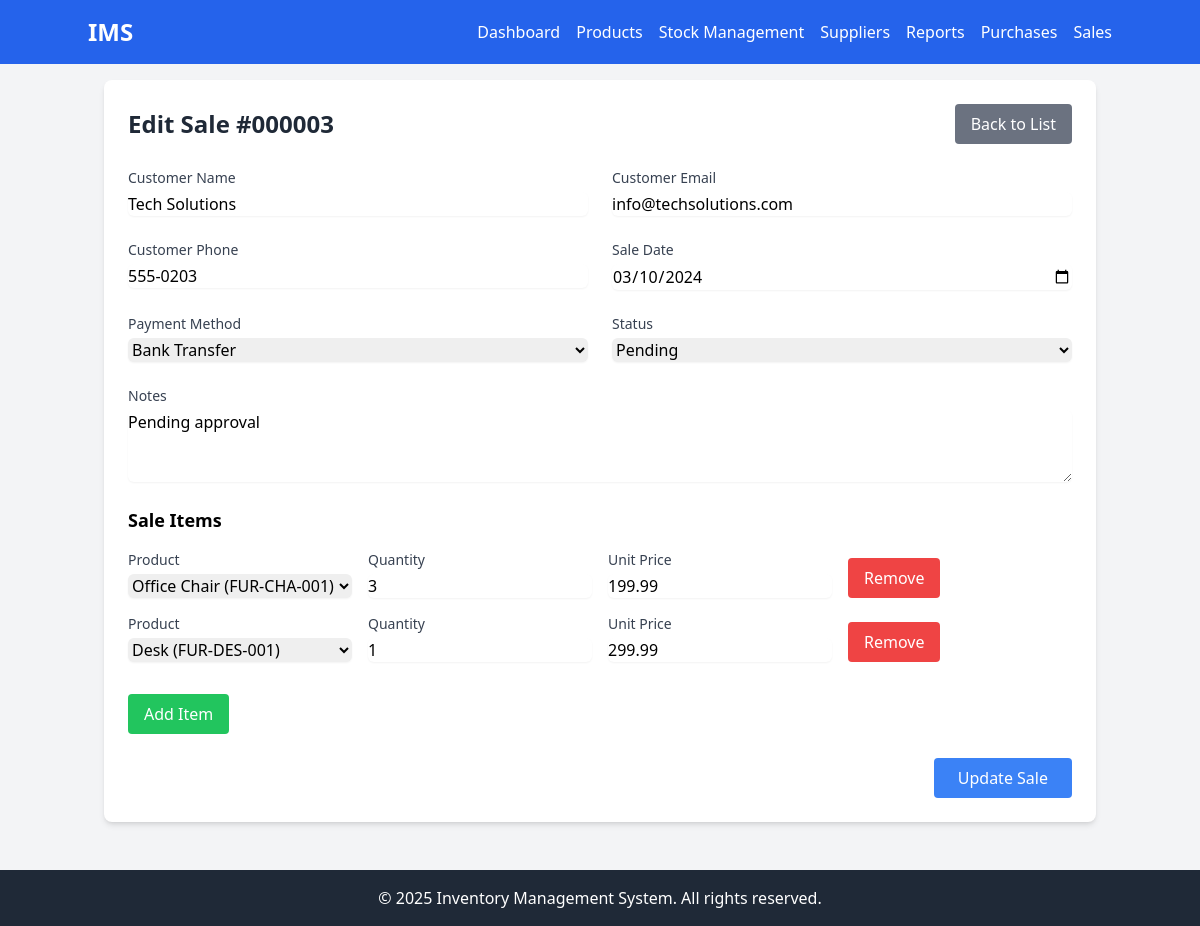
Screenshot of /sales/edit.php?id=3 with the database file from the repository.
### tables this page shows
CREATE TABLE sales (
    id INT AUTO_INCREMENT PRIMARY KEY,
    sale_date DATE NOT NULL,
    customer_name VARCHAR(255) NOT NULL,
    customer_email VARCHAR(255),
    customer_phone VARCHAR(50),
    total_amount DECIMAL(10,2) NOT NULL,
    payment_method ENUM('cash', 'credit_card', 'bank_transfer') NOT NULL,
    status ENUM('completed', 'pending', 'cancelled') NOT NULL DEFAULT 'pending',
    notes TEXT,
    created_at TIMESTAMP DEFAULT CURRENT_TIMESTAMP
);

CREATE TABLE sale_items (
    id INT AUTO_INCREMENT PRIMARY KEY,
    sale_id INT NOT NULL,
    product_id INT NOT NULL,
    quantity INT NOT NULL,
    unit_price DECIMAL(10,2) NOT NULL,
    total_price DECIMAL(10,2) NOT NULL,
    created_at TIMESTAMP DEFAULT CURRENT_TIMESTAMP,
    FOREIGN KEY (sale_id) REFERENCES sales(id) ON DELETE CASCADE,
    FOREIGN KEY (product_id) REFERENCES products(id) ON DELETE RESTRICT
);

CREATE TABLE IF NOT EXISTS products (
    id INT PRIMARY KEY AUTO_INCREMENT,
    name VARCHAR(100) NOT NULL,
    description TEXT,
    category_id INT,
    supplier_id INT,
    sku VARCHAR(50) UNIQUE,
    price DECIMAL(10,2),
    stock_quantity INT DEFAULT 0,
    reorder_level INT DEFAULT 10,
    created_at TIMESTAMP DEFAULT CURRENT_TIMESTAMP,
    FOREIGN KEY (category_id) REFERENCES categories(id) ON DELETE SET NULL,
    FOREIGN KEY (supplier_id) REFERENCES suppliers(id) ON DELETE SET NULL
);

### sales/edit.php (the view, shortened to what this page needs)
<?php
require_once '../includes/config.php';
require_once '../includes/header.php';
$sale_id = (int)$_GET['id'];
$stmt = $conn->prepare("SELECT * FROM sales WHERE id = ?");
$stmt->bind_param('i', $sale_id);
$stmt->execute();
$sale = $stmt->get_result()->fetch_assoc();
$products = $conn->query("SELECT id, name, sku, price, stock_quantity FROM products ORDER BY name");
$stmt = $conn->prepare("SELECT * FROM sale_items WHERE sale_id = ?");
$stmt->bind_param('i', $sale_id);
$stmt->execute();
$sale_items = $stmt->get_result()->fetch_all(MYSQLI_ASSOC);
?>
<div class="bg-white rounded-lg shadow-md p-6">
    <div class="flex justify-between items-center mb-6">
        <h1 class="text-2xl font-bold text-gray-800">Edit Sale #<?php echo str_pad($sale['id'], 6, '0', STR_PAD_LEFT); ?></h1>
        <a href="index.php" class="bg-gray-500 text-white px-4 py-2 rounded hover:bg-gray-600">Back to List</a>
    </div>
    <form method="POST" class="space-y-6">
        <div class="grid grid-cols-1 md:grid-cols-2 gap-6">
            <div>
                <label for="customer_name" class="block text-sm font-medium text-gray-700">Customer Name</label>
                <input type="text" name="customer_name" id="customer_name" required value="<?php echo htmlspecialchars($_POST['customer_name'] ?? $sale['customer_name']); ?>" class="mt-1 block w-full rounded-md border-gray-300 shadow-sm focus:border-blue-500 focus:ring-blue-500">
            </div>
            <div>
                <label for="customer_email" class="block text-sm font-medium text-gray-700">Customer Email</label>
                <input type="email" name="customer_email" id="customer_email" value="<?php echo htmlspecialchars($_POST['customer_email'] ?? $sale['customer_email']); ?>" class="mt-1 block w-full rounded-md border-gray-300 shadow-sm focus:border-blue-500 focus:ring-blue-500">
            </div>
            <div>
                <label for="customer_phone" class="block text-sm font-medium text-gray-700">Customer Phone</label>
                <input type="tel" name="customer_phone" id="customer_phone" value="<?php echo htmlspecialchars($_POST['customer_phone'] ?? $sale['customer_phone']); ?>" class="mt-1 block w-full rounded-md border-gray-300 shadow-sm focus:border-blue-500 focus:ring-blue-500">
            </div>
            <div>
                <label for="sale_date" class="block text-sm font-medium text-gray-700">Sale Date</label>
                <input type="date" name="sale_date" id="sale_date" required value="<?php echo htmlspecialchars($_POST['sale_date'] ?? $sale['sale_date']); ?>" class="mt-1 block w-full rounded-md border-gray-300 shadow-sm focus:border-blue-500 focus:ring-blue-500">
            </div>
            <div>
                <label for="payment_method" class="block text-sm font-medium text-gray-700">Payment Method</label>
                <select name="payment_method" id="payment_method" required class="mt-1 block w-full rounded-md border-gray-300 shadow-sm focus:border-blue-500 focus:ring-blue-500">
                    <option value="bank_transfer" <?php echo (($_POST['payment_method'] ?? $sale['payment_method']) === 'bank_transfer') ? 'selected' : ''; ?>>Bank Transfer</option>
                </select>
            </div>
            <?php if ($sale['status'] === 'pending'): ?>
            <div>
                <label for="status" class="block text-sm font-medium text-gray-700">Status</label>
                <select name="status" id="status" class="mt-1 block w-full rounded-md border-gray-300 shadow-sm focus:border-blue-500 focus:ring-blue-500">
                    <option value="pending" <?php echo (($status ?? $sale['status']) === 'pending') ? 'selected' : ''; ?>>Pending</option>
                </select>
            </div>
            <?php endif; ?>
        </div>
        <div>
            <label for="notes" class="block text-sm font-medium text-gray-700">Notes</label>
            <textarea name="notes" id="notes" rows="3" class="mt-1 block w-full rounded-md border-gray-300 shadow-sm focus:border-blue-500 focus:ring-blue-500"><?php echo htmlspecialchars($_POST['notes'] ?? $sale['notes']); ?></textarea>
        </div>
        <div>
            <h2 class="text-lg font-semibold mb-4">Sale Items</h2>
            <div id="items-container">
                <?php $i = 0; foreach ($_POST['items'] ?? $sale_items as $item): ?>
                <div class="item-row grid grid-cols-1 md:grid-cols-4 gap-4 mb-4">
                    <div>
                        <label class="block text-sm font-medium text-gray-700">Product</label>
                        <select name="items[<?php echo $i; ?>][product_id]" required class="mt-1 block w-full rounded-md border-gray-300 shadow-sm focus:border-blue-500 focus:ring-blue-500">
                            <?php $products->data_seek(0); while ($product = $products->fetch_assoc()): ?>
                                <option value="<?php echo $product['id']; ?>" <?php echo ($item['product_id'] == $product['id']) ? 'selected' : ''; ?> data-price="<?php echo $product['price']; ?>" data-stock="<?php echo $product['stock_quantity']; ?>">
                                    <?php echo htmlspecialchars($product['name']); ?> (<?php echo htmlspecialchars($product['sku']); ?>)
                                </option>
                            <?php endwhile; ?>
                        </select>
                    </div>
                    <div>
                        <label class="block text-sm font-medium text-gray-700">Quantity</label>
                        <input type="number" name="items[<?php echo $i; ?>][quantity]" required min="1" value="<?php echo htmlspecialchars($item['quantity']); ?>" class="mt-1 block w-full rounded-md border-gray-300 shadow-sm focus:border-blue-500 focus:ring-blue-500">
                    </div>
                    <div>
                        <label class="block text-sm font-medium text-gray-700">Unit Price</label>
                        <input type="number" name="items[<?php echo $i; ?>][unit_price]" required min="0.01" step="0.01" value="<?php echo htmlspecialchars($item['unit_price']); ?>" class="mt-1 block w-full rounded-md border-gray-300 shadow-sm focus:border-blue-500 focus:ring-blue-500">
                    </div>
                    <div class="flex items-end">
                        <button type="button" class="remove-item bg-red-500 text-white px-4 py-2 rounded hover:bg-red-600">Remove</button>
                    </div>
                </div>
                <?php $i++; endforeach; ?>
            </div>
            <button type="button" id="add-item" class="mt-4 bg-green-500 text-white px-4 py-2 rounded hover:bg-green-600">Add Item</button>
        </div>
        <div class="flex justify-end">
            <button type="submit" class="bg-blue-500 text-white px-6 py-2 rounded hover:bg-blue-600">Update Sale</button>
        </div>
    </form>
</div>
<?php require_once '../includes/footer.php'; ?>

### rows the page displays
sales: id "000003", customer_name "Tech Solutions", customer_email "info@techsolutions.com", customer_phone "555-0203", sale_date "03/10/2024", payment_method "Bank Transfer", status "Pending", notes "Pending approval"
sale_items: product.name "Office Chair (FUR-CHA-001)", quantity "3", unit_price "199.99"
sale_items: product.name "Desk (FUR-DES-001)", quantity "1", unit_price "299.99"
